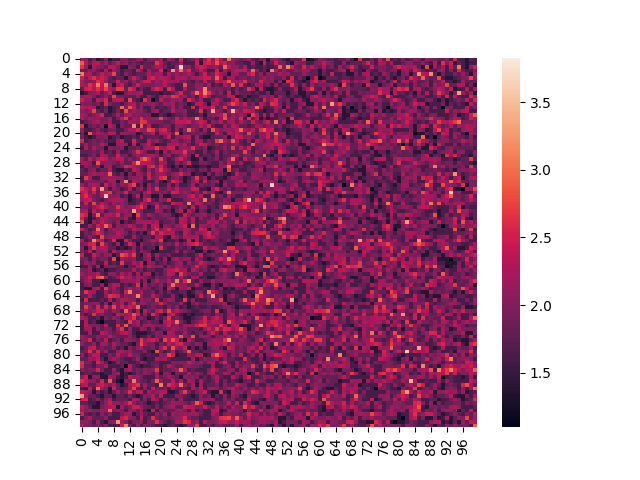

The Python source for this figure:
import pandas as pd
import seaborn as sns
import numpy as np
import matplotlib.pyplot as plt
data = pd.read_csv('fout.txt', sep=",", header=None).values
data = data[0][:-1].reshape((100,100))
data = np.rot90(data,1)
data = np.log1p(data)
fig = sns.heatmap(data).get_figure()
fig.savefig("heatmap.png")
